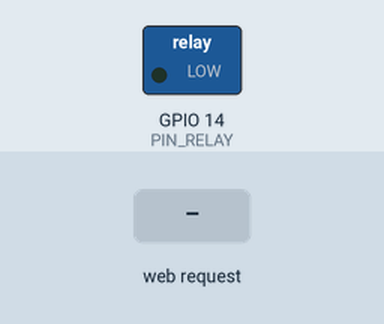
The sketch below on a simulated ESP8266 (NodeMCU). On the bench: switched loads named in the sketch (green lamp = pin HIGH). The inputs (shaded band) are chosen by the test bench. What the sketch prints to the serial monitor is not drawn.

Above: at 1.2 s.
1.3 s: HTTP request GET /relay received
At 2.6 s:
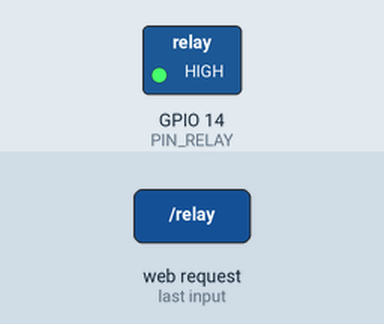
Timing chart, 0 to 4.3 s (numbered marks = the images above; inputs shaded):
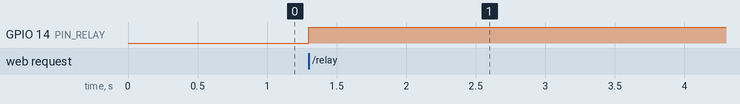

The sketch:

ESP8266_AP_Relay_Server.ino
```cpp
#include <ESP8266WiFi.h>
#include <WiFiClient.h>
#include <ESP8266WebServer.h>

ESP8266WebServer server(80);

const int PIN_RELAY = 14;

void setup() {
  Serial.begin(115200);

  pinMode(PIN_RELAY, OUTPUT);
  digitalWrite(PIN_RELAY, LOW);

  boolean result = WiFi.softAP("Jarvis_wifi", "1234567890");
  if(result == true) {
    Serial.println("AP mode success!");
  } else {
    Serial.println("AP mode Failed!");
  }

  server.on("/", []() {
    server.send(200, "text/html", setHtemlBrowser());
  });

  server.on("/relay", []() {
    handleGPIO();
    server.send(200, "text/html", setHtemlBrowser());
    delay(1000);
  });

  server.begin();
}

void loop(void){
  server.handleClient();
}

String setHtemlBrowser() {
  return
  "<!DOCTYPE html>"
  "<html>"
    "<head>"
      "<style>"
        "button {"
            "background-color: #4CAF50;"
            "border: none;"
            "color: white;"
            "padding: 10px 24px;"
            "text-align: center;"
            "text-decoration: none;"
            "display: inline-block;"
            "font-size: 16px;"
          "}"
      "</style>"
    "</head>"
    "<body>"
      "<h1>Welcome to Jarvis Web Server!</h1>"
      "<h3>Desk MuliTap</h3>"
      "<a href=\"relay\"><button style=\"background-color:" + getButtonColor() + ";\">" + getButtonLabel() + "</button></a>"
    "</body>"
  "</html>";
}

void handleGPIO() {
  if(digitalRead(PIN_RELAY) == LOW) {
    digitalWrite(PIN_RELAY, HIGH);
  } else {
    digitalWrite(PIN_RELAY, LOW);
  }
}

String getButtonColor() {
  if(digitalRead(PIN_RELAY) == LOW) {
    return getGreenColorCode();
  } else {
    return geteRedColorCode();
  }
}

String getButtonLabel() {
  if(digitalRead(PIN_RELAY) == LOW) {
    return "Switch ON";
  } else {
    return "Switch OFF";
  }
}

String getGreenColorCode() {
  return "#4CAF50";
}

String geteRedColorCode() {
  return "#f44336";
}
```

Measured:
- after the input at 1.3 s, GPIO 14 (PIN_RELAY): LOW → HIGH at once
